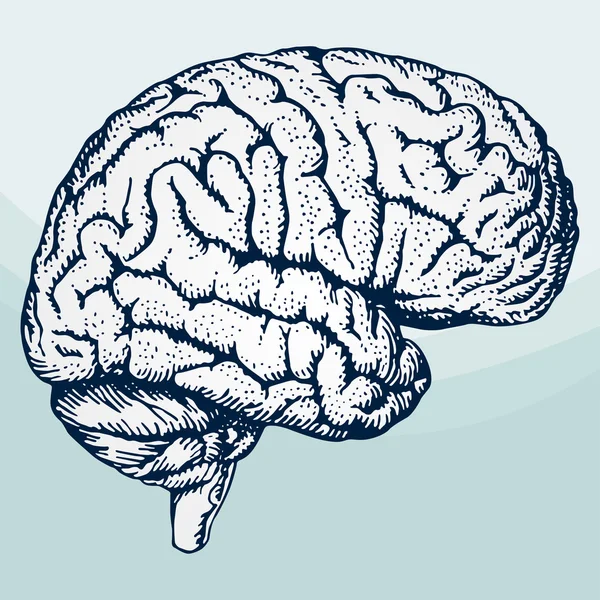
#> input picture assets/brain.jpg, 600 x 600 px
$ python cli.py ../assets/brain.jpg
#> lines starting #> are read from the running program, lines starting #| are printed output that depends on the picture; after the words box and inside, x2 and y2 are one past the last pixel; in counts of white or black regions, pixels touching at a corner belong together
### src/utils/cli.py
import logging
import argparse
import numpy as np

from typing import Any
from skimage import io, color
from utils.otsu import thresholding


def init():
  """
    Initializes the logger
  """

  console = logging.StreamHandler()
  console.setLevel(logging.INFO)

  logging.basicConfig(filename='assets/result.log', level=logging.INFO, format='%(asctime)s - %(levelname)s - %(message)s')
  logging.getLogger().addHandler(console)


def args():
  """
    Parses the command line arguments
  """
  parser = argparse.ArgumentParser(description="Testez l'implémentation du seuillage d'Otsu.")
  parser.add_argument('input', type=str, help='Chemin d\'accès à l\'image d\'entrée')

  return parser.parse_args()


def load(input: str):
  """
    Loads the image from the given path

    :param input: The path to the image

    :return: The loaded image
  """
#> called with input = '../assets/brain.jpg'
  logging.info(f"Chargement de l'image à partir du chemin : {input}")

  image = io.imread(input)
#> image is the input picture: shape (600, 600, 3); mean R, G, B 185.1, 199.3, 205.2
  if len(image.shape) == 3:
    logging.info("Conversion d'image en niveaux de gris.")

    image = color.rgb2gray(image)
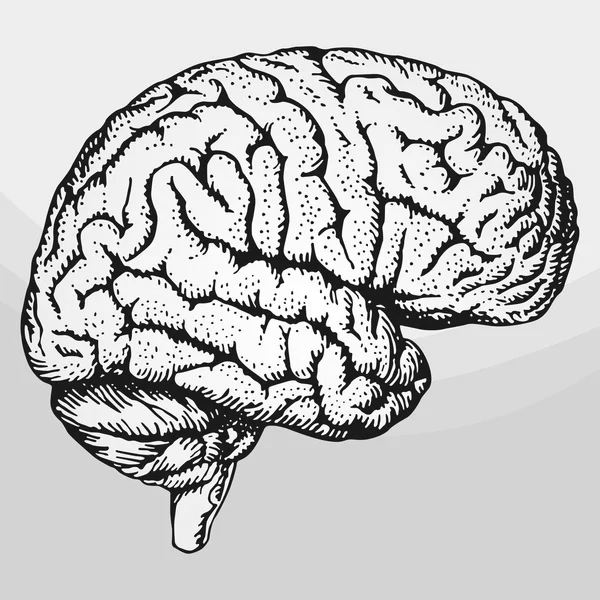
#> image: shape (600, 600) float64; min 0, max 1, mean 0.771
    image = (image * 255).astype(np.uint8)

  return image


def process(image: Any):
  """
    Performs Otsu's thresholding on the given image

    :param image: The image to process

    :return: The optimal threshold, the binary image and the iteration data
  """

  logging.info("Effectuer le seuillage d'Otsu.")
  optimal_threshold, binary_image, (pixel_counts, bin_centers), iteration_data = thresholding(image)

  logging.info(f"Seuil optimal trouvé : {optimal_threshold}")
  logging.info(f"Centres des bacs d'histogramme : {bin_centers[:10]}...")
  logging.info(f"Nombre d'itérations : {len(iteration_data)}")

  return optimal_threshold, binary_image, iteration_data


def save(image: Any):
  """
    Saves the processed image to the result file

    :param image: The processed image
  """

  result_image_path = 'assets/result.jpg'
  logging.info(f"Saving resulting binary image to: {result_image_path}")

  io.imsave(result_image_path, image)


def summary(threshold: int, data: list[Any]):
  """
    Prints a summary of the processed image

    :param threshold: The optimal threshold
    :param data: The iteration data
  """

  logging.info("Résumé :")
  logging.info(f"Seuil optimal : {threshold}")
  logging.info(f"Itérations totales : {len(data)}")

### src/utils/otsu.py
import numpy as np
from typing import Any


def thresholding(image: Any):
    """
    Perform Otsu's thresholding step-by-step on a grayscale image.
    :param image: Input grayscale image as a NumPy array.
    :return: Tuple containing:
        - Optimal threshold value
        - Binary image
        - Histogram data (pixel counts and bin centers)
        - Iteration data for visualization (thresholds, variances)
    """

    # Calculate histogram
    pixel_counts, bin_edges = np.histogram(image, bins=256, range=(0, 256))
#> pixel_counts = 256 values, max 94336 at index 211, min 24 at index 0, mean 1406.2; bin_edges = 257 values from 0 to 256
    bin_centers = (bin_edges[:-1] + bin_edges[1:]) / 2
#> bin_centers = 256 values from 0.5 to 255.5

    # Normalize the histogram
    total_pixels = image.size
#> total_pixels = 360000
    histogram_normalized = pixel_counts / total_pixels
#> histogram_normalized = 256 values, max 0.262 at index 211, min 6.67e-05 at index 0, mean 0.00391

    # Initialize variables for finding optimal threshold
    max_between_class_variance = 0
    optimal_threshold = 0
    iteration_data = []

    # Iterate over all possible thresholds (1 to 255)
    for threshold in range(1, 256):
        # Class probabilities
        weight_0 = np.sum(histogram_normalized[:threshold])
        weight_1 = np.sum(histogram_normalized[threshold:])

        # Class means
        mean_0 = np.sum(bin_centers[:threshold] * histogram_normalized[:threshold]) / weight_0 if weight_0 > 0 else 0
        mean_1 = np.sum(bin_centers[threshold:] * histogram_normalized[threshold:]) / weight_1 if weight_1 > 0 else 0

        # Between-class variance
        between_class_variance = weight_0 * weight_1 * (mean_0 - mean_1) ** 2
        iteration_data.append((threshold, between_class_variance))

        # Update optimal threshold if new max variance is found
        if between_class_variance > max_between_class_variance:
            max_between_class_variance = between_class_variance
            optimal_threshold = threshold
#> this loop made 255 passes
#> (weight_0, weight_1, mean_0, mean_1, between_class_variance, max_between_class_variance) on passes 1 to 12: (6.67e-05, 1, 0.5, 196.7, 2.57, 2.57), (0.000275, 1, 1.26, 196.8, 10.51, 10.51), (0.000419, 1, 1.69, 196.8, 15.96, 15.96), (0.00065, 0.999, 2.33, 196.8, 24.57, 24.57), (0.000992, 0.999, 3.08, 196.9, 37.22, 37.22), (0.00135, 0.999, 3.72, 197, 50.45, 50.45), (0.00174, 0.998, 4.34, 197, 64.46, 64.46), (0.00216, 0.998, 4.95, 197.1, 79.43, 79.43), (0.00262, 0.997, 5.58, 197.2, 96.04, 96.04), (0.00322, 0.997, 6.31, 197.3, 117.3, 117.3), (0.00389, 0.996, 7.03, 197.4, 140.4, 140.4), (0.00478, 0.995, 7.86, 197.6, 171.3, 171.3)
#> after the loop, iteration_data = 255 pairs, first value 1 to 255, second value 2.57 to 5043; max_between_class_variance = 5043; optimal_threshold = 133

    # Create binary image based on optimal threshold
    binary_image = (image >= optimal_threshold).astype(np.uint8) * 255
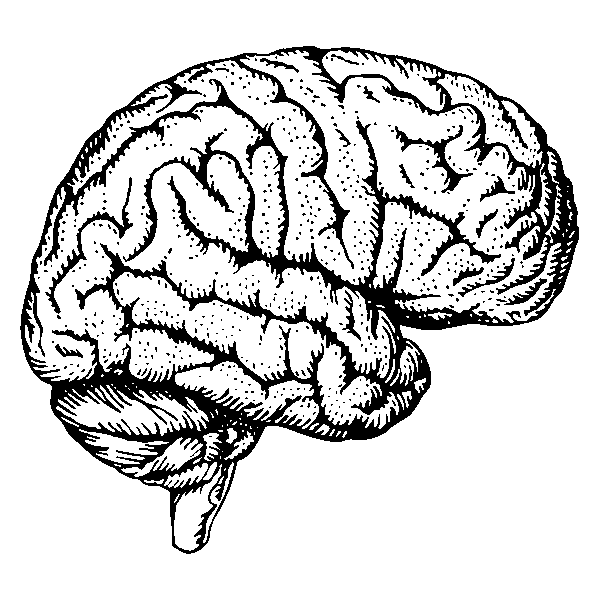
#> binary_image: shape (600, 600); 83.3% white; 604 black regions (587 under 20 px), largest, box (x1, y1, x2, y2) and area: (20, 46, 579, 554) 52776, (45, 177, 133, 314) 1070, (395, 125, 473, 193) 934

    return optimal_threshold, binary_image, (pixel_counts, bin_centers), iteration_data

### src/cli.py
import utils.cli as cli


def main(input: str):
  image = cli.load(input)
  threshold, image, data = cli.process(image)
#> in process, `optimal_threshold, binary_image, (pixel_counts, bin_centers), iteratio..`: bin_centers = 256 values from 0.5 to 255.5
#> threshold = 133; data has the same summary as iteration_data in thresholding

  cli.save(image)
  cli.summary(threshold, data)


if __name__ == "__main__":
  cli.init()
  args = cli.args()

  main(args.input)

$ run again, on assets/finger_print.jpg
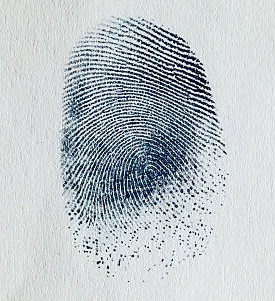
#> input picture assets/finger_print.jpg, 275 x 301 px
#> in load, image is the input picture: shape (301, 275, 3); mean R, G, B 187.6, 194.7, 198.7
#> in load, `image = color.rgb2gray(image)`:
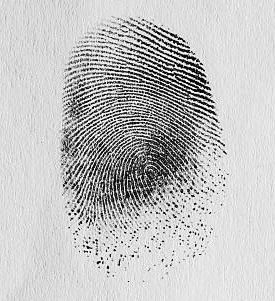
#> image: shape (301, 275) float64; min 0.000565, max 0.998, mean 0.759
#> in thresholding, `pixel_counts, bin_edges = np.histogram(image, bins=256, range=(0, 256))`: pixel_counts = 256 values, max 2834 at index 223, min 0 at index 255, mean 323.3; bin_edges = 257 values from 0 to 256
#> in thresholding, `bin_centers = (bin_edges[:-1] + bin_edges[1:]) / 2`: bin_centers = 256 values from 0.5 to 255.5
#> histogram_normalized = 256 values, max 0.0342 at index 223, min 0 at index 255, mean 0.00391
#> the loop in thresholding, `for threshold in range(1, 256):` made 255 passes
#> (weight_0, weight_1, mean_0, mean_1, between_class_variance, max_between_class_variance) on passes 1 to 8: (0.000375, 1, 0.5, 193.7, 13.97, 13.97), (0.00208, 0.998, 1.32, 194, 77.01, 77.01), (0.00413, 0.996, 1.91, 194.4, 152.5, 152.5), (0.00654, 0.993, 2.49, 194.9, 240.4, 240.4), (0.00902, 0.991, 3.05, 195.4, 330.8, 330.8), (0.012, 0.988, 3.66, 195.9, 438.7, 438.7), (0.0152, 0.985, 4.25, 196.6, 552.2, 552.2), (0.0178, 0.982, 4.72, 197.1, 645.2, 645.2)
#> after the loop in thresholding, `for threshold in range(1, 256):`: iteration_data = 255 pairs, first value 1 to 255, second value 0 to 3332.2; max_between_class_variance = 3332.2; optimal_threshold = 140
#> in thresholding, `binary_image = (image >= optimal_threshold).astype(np.uint8) * 255`:
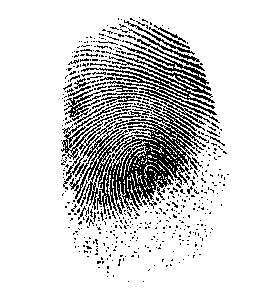
#> binary_image: shape (301, 275); 84.1% white; black in thin lines or dots, all inside (x1, y1, x2, y2) = (61, 17, 229, 282)
#> in process, `optimal_threshold, binary_image, (pixel_counts, bin_centers), iteratio..`: bin_centers = 256 values from 0.5 to 255.5
#> threshold = 140; data has the same summary as iteration_data in thresholding
